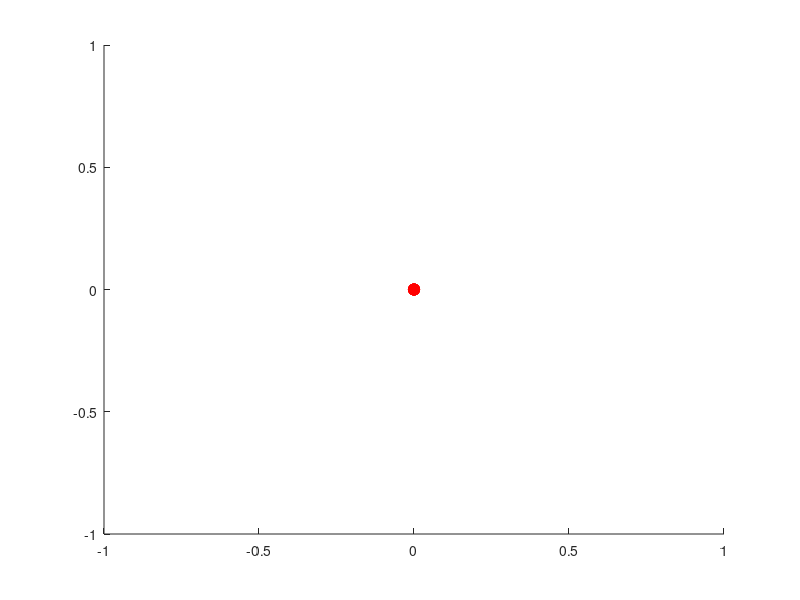

Recreate this plot in MATLAB.
function strandbeest_solved()
    %initialize leg_params structure
    leg_params = struct();
    %number of vertices in linkage
    leg_params.num_vertices = 7;
    %number of links in linkage
    leg_params.num_linkages = 10;
    %matrix relating links to vertices
    leg_params.link_to_vertex_list = ...
    [ 1, 3;... %link 1 adjacency
    3, 4;... %link 2 adjacency
    2, 3;... %link 3 adjacency
    2, 4;... %link 4 adjacency
    4, 5;... %link 5 adjacency
    2, 6;... %link 6 adjacency
    1, 6;... %link 7 adjacency
    5, 6;... %link 8 adjacency
    5, 7;... %link 9 adjacency
    6, 7 ... %link 10 adjacency
    ];

    %list of lengths for each link
    %in the leg mechanism
    leg_params.link_lengths = ...
    [ 50.0,... %link 1 length
    55.8,... %link 2 length
    41.5,... %link 3 length
    40.1,... %link 4 length
    39.4,... %link 5 length
    39.3,... %link 6 length
    61.9,... %link 7 length
    36.7,... %link 8 length
    65.7,... %link 9 length
    49.0 ... %link 10 length
    ];

    %length of crank shaft
    leg_params.crank_length = 15.0;
    %fixed position coords of vertex 0
    leg_params.vertex_pos0 = [0;0];
    %fixed position coords of vertex 2
    leg_params.vertex_pos2 = [-38.0;-7.8];


    %column vector of initial guesses
    %for each vertex location.
    %in form: [x1;y1;x2;y2;...;xn;yn]
    vertex_coords_guess = [...
    [ 0; 50];... %vertex 1 guess
    [ -50; 0];... %vertex 2 guess
    [ -50; 50];... %vertex 3 guess
    [-100; 0];... %vertex 4 guess
    [-100; -50];... %vertex 5 guess
    [ -50; -50];... %vertex 6 guess
    [ -50; -100]... %vertex 7 guess
    ];

    theta = 0;
    root = compute_coords(vertex_coords_guess, leg_params, theta);
    leg_drawing = initialize_leg_drawing(leg_params);
end

%Error function that encodes the link length constraints
%INPUTS:
%vertex_coords: a column vector containing the (x,y) coordinates
%leg_params: a struct containing the parameters that describe the linkage
% importantly, leg_params.link_lengths is a list of linakge lengths
% and leg_params.link_to_vertex_list is a two column matrix where
% leg_params.link_to_vertex_list(i,1) and
% leg_params.link_to_vertex_list(i,2) are the pair of vertices connected
% by the ith link in the mechanism
%OUTPUTS:
%length_errors: a column vector describing the current distance error of the ith
% link specifically, length_errors(i) = (xb-xa)ˆ2 + (yb-ya)ˆ2 - d_iˆ2
% where (xa,ya) and (xb,yb) are the coordinates of the vertices that
% are connected by the ith link, and d_i is the length of the ith link
function length_errors = link_length_error_func(vertex_coords, leg_params)
    linklens = leg_params.link_lengths;
    linkverts = leg_params.link_to_vertex_list;
    M = column_to_matrix(vertex_coords);
    length_errors = zeros(length(linklens),1);
    for i = 1:length(linklens)
        grab = linkverts(i,:);
        store1 = M(grab(1),:);
        store2 = M(grab(2),:);
        xa = store1(1);
        xb = store2(1);
        ya = store1(2);
        yb = store2(2);
        d = linklens(i);
        err = (xb-xa)^2 + (yb-ya)^2 - d^2;
        length_errors(i) = err;
    end
end

function coord_errors = fixed_coord_error_func(vertex_coords, leg_params, theta)
    r = leg_params.crank_length;
    coords0 = leg_params.vertex_pos0;
    coords2 = leg_params.vertex_pos2;
    xbar1 = coords0(1) + r*cosd(theta);
    ybar1 = coords0(2) + r*sind(theta);
    xbar2 = coords2(1);
    ybar2 = coords2(2);
    coord_errors = zeros(4,1);
    coord_errors(1) = vertex_coords(1)-xbar1;
    coord_errors(2) = vertex_coords(2)-ybar1;
    coord_errors(3) = vertex_coords(3)-xbar2;
    coord_errors(4) = vertex_coords(4)-ybar2;
end

function error_vec = linkage_error_func(vertex_coords, leg_params, theta)
    distance_errors = link_length_error_func(vertex_coords, leg_params);
    coord_errors = fixed_coord_error_func(vertex_coords, leg_params, theta);
    error_vec = [distance_errors;coord_errors];
end

function root = compute_coords(vertex_coords_guess, leg_params, theta)
    f = @(V) linkage_error_func(V, leg_params, theta);
    [root, it, flag, glist] = multi_newton_solver(f,  vertex_coords_guess, 1e-14, 1e-14, 200, 1);
end

function coords_out = column_to_matrix(coords_in)
    num_coords = length(coords_in);
    coords_out = [coords_in(1:2:(num_coords-1)),coords_in(2:2:num_coords)];
end

function coords_out = matrix_to_column(coords_in)
    num_coords = 2*size(coords_in,1);
    coords_out = zeros(num_coords,1);
    coords_out(1:2:(num_coords-1)) = coords_in(:,1);
    coords_out(2:2:num_coords) = coords_in(:,2);
end


function [root, it, flag, glist] = multi_newton_solver(FUN_both, X0, Athresh, Bthresh, maxit, numdiff)
    % 1 = numerical, 2 = analytical
    % fast convergence near     root
    % using slope to jump closer
    glist = [];                             % step 1: start xn list
    root = X0; it = 0; flag = 0;
    glist(:, end+1) = root;                    % step 1: save first guess

    if numdiff == 2
        try
            [FX, J] = FUN_both(root);  % Try to get both outputs (analytical)
        catch
            FX = FUN_both(root);       % Fallback if FUN_both only returns one output
            J = approximate_jacobian(FUN_both, root);
        end
    else
        FX = FUN_both(root);           % Numerical mode: always get 1 output
        J = approximate_jacobian(FUN_both, root);
    end

    if numdiff == 1
        J = approximate_jacobian(FUN_both, X0);
    end
    while norm(FX) > Bthresh && it < maxit
        if det(J*J') == 0
            flag = -2; return               % -2 = zero derivative
        end
        X_new = root - J\FX;              % updating step
        glist(:, end+1) = X_new;                % step 1: save iterate (kept as is)
        if abs(X_new - root) < Athresh
            root = X_new; flag = 1; return
        end
        root = X_new;
        if numdiff == 2
            try
                [FX, J] = FUN_both(root);  % Try to get both outputs (analytical)
            catch
                FX = FUN_both(root);       % Fallback if FUN_both only returns one output
                J = approximate_jacobian(FUN_both, root);
            end
        else
            FX = FUN_both(root);           % Numerical mode: always get 1 output
            J = approximate_jacobian(FUN_both, root);
        end
        it = it + 1;
    end
    flag = 1;
end

function J = approximate_jacobian(FUN,X)
    h = 1e-6;
    J = [];
    varnum = length(X);
    for i = 1:varnum
        ei = zeros(varnum, 1);
        ei(i) = h/2;
        J(:,end+1) = (FUN(X+ei)-FUN(X-ei))./h;
    end

end

function leg_drawing = initialize_leg_drawing(leg_params)
    leg_drawing = struct();
    leg_drawing.linkages = cell(leg_params.num_linkages,1);
    for linkage_index = 1:leg_params.num_linkages
        leg_drawing.linkages{linkage_index} = line([0,0],[0,0],'color','k','linewidth',2);
    end
    leg_drawing.crank = line([0,0],[0,0],'color','k','linewidth',1.5);
    leg_drawing.vertices = cell(leg_params.num_vertices,1);
    for vertex_index = 1:leg_params.num_vertices
        leg_drawing.vertices{vertex_index} = line([0],[0],'marker',...
        'o','markerfacecolor','r','markeredgecolor','r','markersize',8);
    end
end
